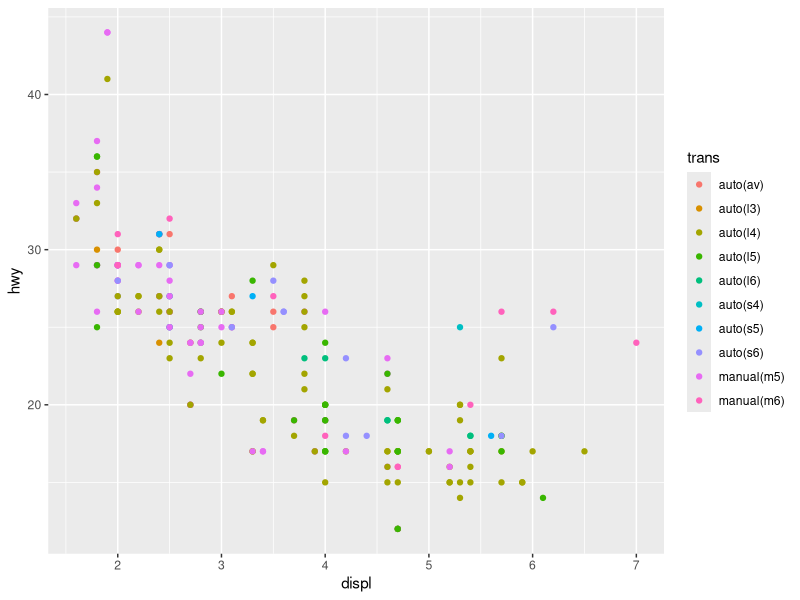
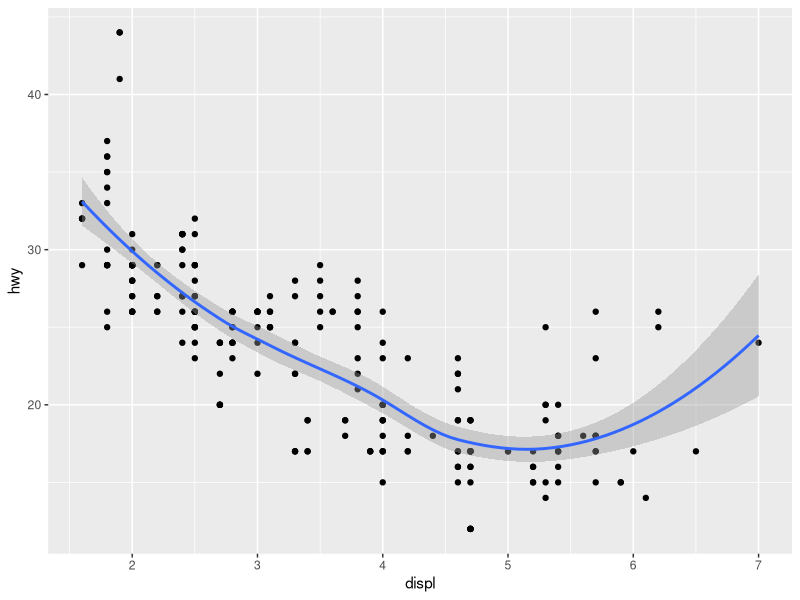
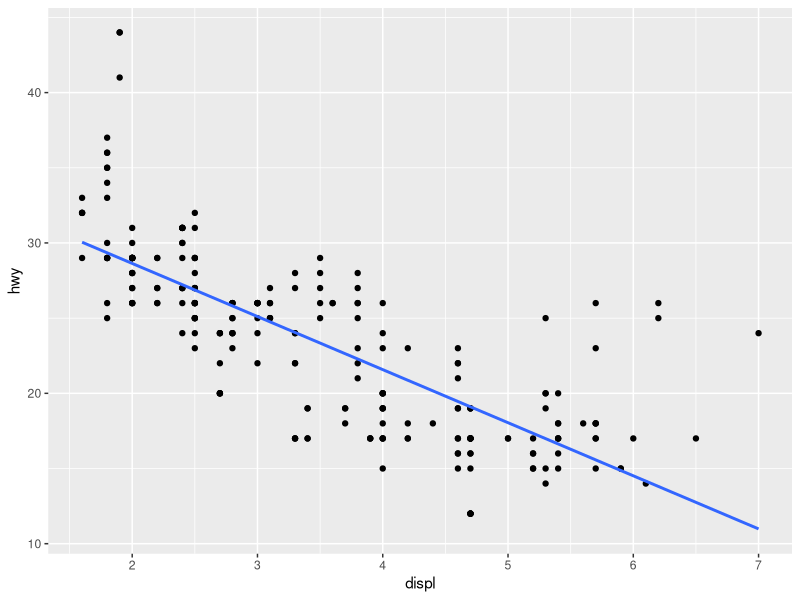
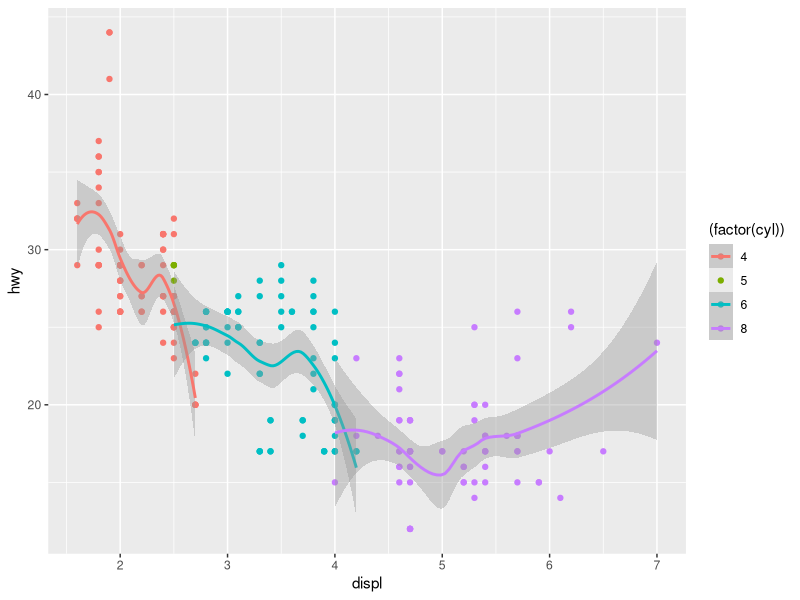

Here is the R script that generated these plots, in order:
## ---- chunk 1
library(ggplot2)
library(dplyr)
mpg %>% tbl_df

g <- ggplot(mpg, aes(x= displ, y=hwy, colour=trans))+
  geom_point() 

print(g)

## ---- chunk 2

g <- ggplot(mpg, aes(x= displ, y=hwy))+
  geom_point() +
  geom_smooth()

print(g)

## ---- chunk 3

g <- ggplot(mpg, aes(x= displ, y=hwy))+
  geom_point() +
  geom_smooth(method="lm", se=FALSE)

print(g)

## ---- chunk 4

g <- ggplot(mpg, aes(x= displ, y=hwy, colour=(factor(cyl))))+
  geom_point() +
  geom_smooth()

print(g)

